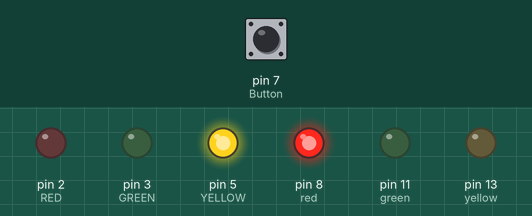
Recording of a sketch running on a simulated Arduino Uno, built with avr-gcc and run on an emulated ATmega328P. Parts: output pins drawn as LEDs (lit = HIGH). The inputs (shaded band) are chosen by the test bench; at power-on: pin 7 (Button) HIGH.

Above: at 8.1 s.
18.1 s: pin 7 (Button) pulled LOW for 3 s
At 20.3 s:
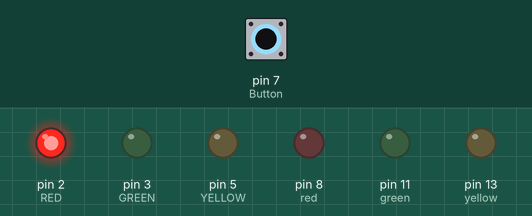
At 30.3 s:
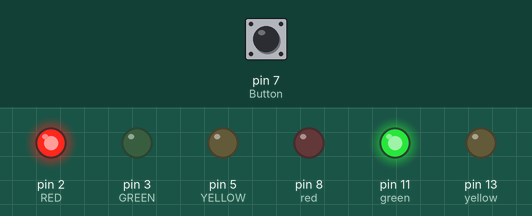
Timing chart, 0 to 36.5 s (numbered marks = the images above; inputs shaded):
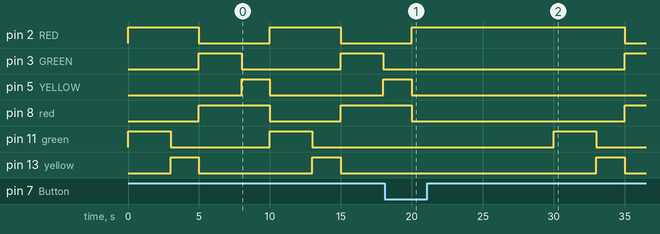

The sketch:

incredible_inari1.ino
```cpp
int RED = 2;//This is the initialization of the first side red LED, that is connected to pin 2
int YELLOW = 5;//This is the initialization of the first side yellow LED, that is connected to pin 5
int GREEN = 3;//This is the initialization of the first side green LED, that is connected to pin 3
int Button = 7;//This is the initialization of the first side Button, that is connected to pin 7


int red = 8;//This is the initialization of the second side red LED, that is connected to pin 8
int green = 11;//This is the initialization of the second side green LED, that is connected to pin 11
int yellow = 13;//This is the initialization of the second side yellow LED, that is connected to pin 13
int button = 7;// This is the initialization of the second side button, that is connected to pin 7

void setup(){ pinMode(RED,OUTPUT);// Declaration of the first Red LED
              pinMode(YELLOW,OUTPUT);//Declaration of the first Yellow LED
              pinMode(GREEN,OUTPUT);//Declaration of the first Green LED
              pinMode(Button,INPUT_PULLUP);//Declaration of the first button
             pinMode(red,OUTPUT);//Declaration of the second red LED
             pinMode(yellow,OUTPUT);//Declaration of the second yellow LED
             pinMode(green,OUTPUT); //Declaration of the second green LED
             pinMode(button,INPUT_PULLUP);//Declaration of the second button
            }

void loop(){


            if(digitalRead(Button)==LOW)// The declaration of the condition to react to
                 {
                    digitalWrite(RED,HIGH);//The output expected initially
                    delay(10000);//The amount of time required to delay for the next action to occur
                    digitalWrite(RED,LOW);//The output expected after the delay time
                 }
             else // Instructions to follow if the first condition is already executed
                 {
                    digitalWrite(RED,HIGH);//the first Red LED will ligth to stop one side from moving
               digitalWrite(green,HIGH);// as the second green LED will also be blinking to allow the other side to move
                    delay(3000);// then there will be a delay of 3000sec
                    digitalWrite(green,LOW);//then the second green LED will go off
                    digitalWrite(yellow,HIGH);// while the second yellow LED will be informing the other side to get ready
                    delay(2000);// after that there will be a delay of 2000 sec
                    digitalWrite(RED,LOW);//when the first side Red LED will be off
                    digitalWrite(yellow,LOW);// as well as the second yellow LED on the other side
                    digitalWrite(GREEN,HIGH);// then the first side Green LED will go high to allow that side to move
               digitalWrite(red,HIGH);// while the other side is on hold
                    delay(3000);// after that there will be a delay of 3000sec
                    digitalWrite(GREEN,LOW);// then the first side will go off
                    digitalWrite(YELLOW,HIGH);// while the yellow LED will be high to prepare that same side to stop
                    delay(2000);// after that there will be a delay of 2000 where after that
                    digitalWrite(YELLOW,LOW);// the Yellow LED of the first side will go off
                    digitalWrite(red,LOW);// and the second side will be given a go ahead


                    }


}
```

Measured:
- after the input at 18.1 s, pin 5 (YELLOW): goes on until 20.0 s, then stays LOW
